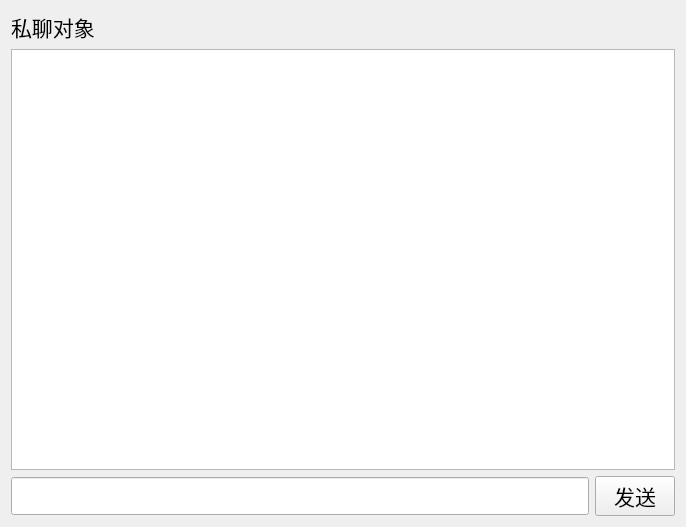
<?xml version="1.0" encoding="UTF-8"?>
<ui version="4.0">
 <class>PrivateChatWid</class>
 <widget class="QWidget" name="PrivateChatWid">
  <property name="geometry">
   <rect>
    <x>0</x>
    <y>0</y>
    <width>686</width>
    <height>527</height>
   </rect>
  </property>
  <property name="windowTitle">
   <string>privateChat</string>
  </property>
  <layout class="QVBoxLayout" name="verticalLayout_2">
   <item>
    <layout class="QVBoxLayout" name="verticalLayout">
     <item>
      <widget class="QLabel" name="priChatName_l">
       <property name="font">
        <font>
         <family>Adobe Devanagari</family>
         <pointsize>16</pointsize>
        </font>
       </property>
       <property name="text">
        <string>私聊对象</string>
       </property>
      </widget>
     </item>
     <item>
      <widget class="QTextEdit" name="showMsg_te">
       <property name="font">
        <font>
         <family>Adobe Devanagari</family>
         <pointsize>14</pointsize>
        </font>
       </property>
      </widget>
     </item>
     <item>
      <layout class="QHBoxLayout" name="horizontalLayout">
       <item>
        <widget class="QLineEdit" name="inputMsg_le">
         <property name="font">
          <font>
           <family>Adobe Devanagari</family>
           <pointsize>16</pointsize>
          </font>
         </property>
        </widget>
       </item>
       <item>
        <widget class="QPushButton" name="sendMsg_pb">
         <property name="font">
          <font>
           <family>Adobe Devanagari</family>
           <pointsize>16</pointsize>
          </font>
         </property>
         <property name="text">
          <string>发送</string>
         </property>
         <property name="icon">
          <iconset resource="icon.qrc">
           <normaloff>:/icon/sendMsg.png</normaloff>:/icon/sendMsg.png</iconset>
         </property>
        </widget>
       </item>
      </layout>
     </item>
    </layout>
   </item>
  </layout>
 </widget>
 <resources>
  <include location="icon.qrc"/>
 </resources>
 <connections/>
</ui>
